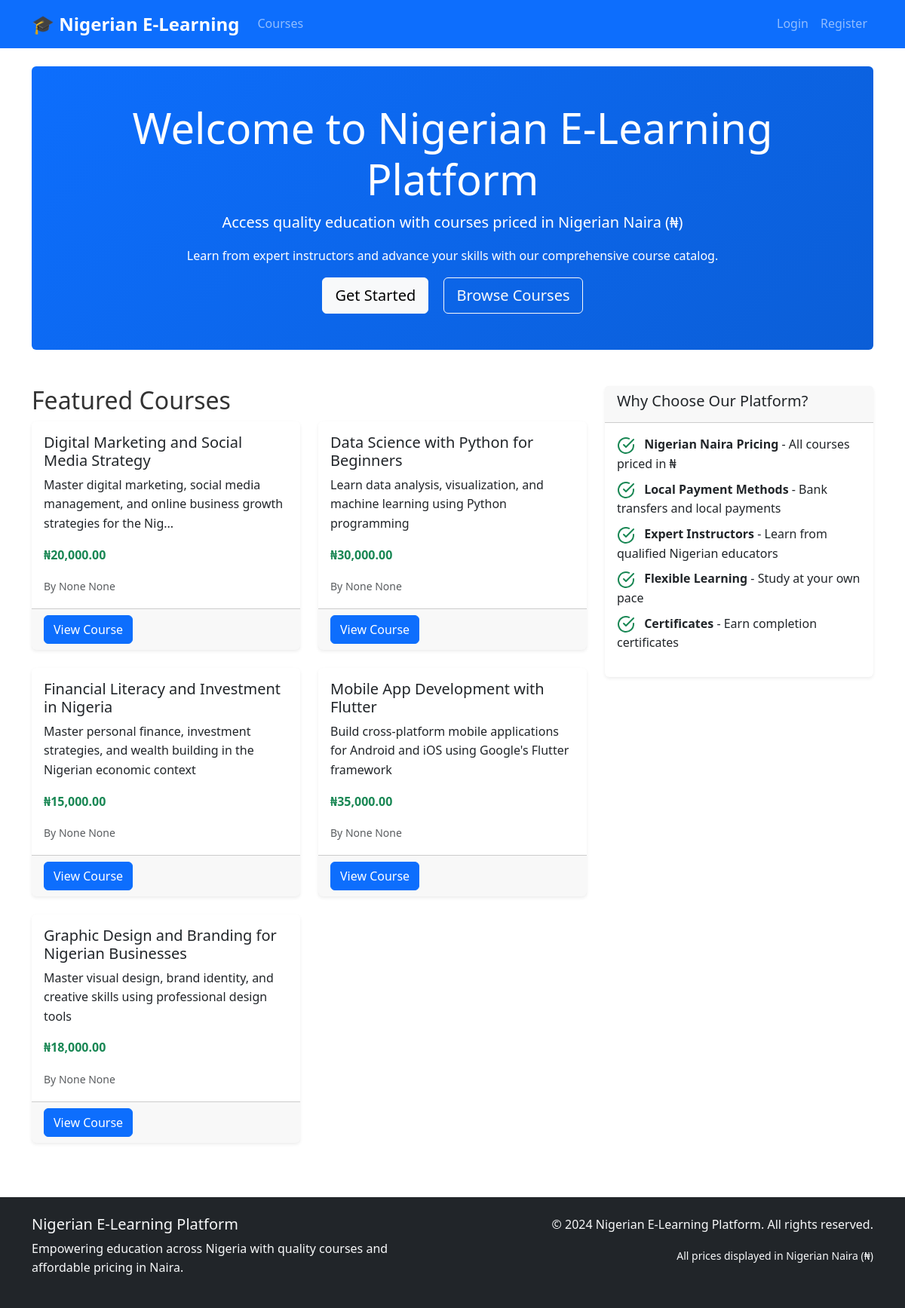
The page / on the database its author committed.
### models.py (models this page shows, shortened)
class Course(db.Model):
    id = db.Column(db.Integer, primary_key=True)
    title = db.Column(db.String(200), nullable=False)
    description = db.Column(db.Text)
    price = db.Column(db.Float, nullable=False, default=0.0)
    instructor_id = db.Column(db.Integer, db.ForeignKey('user.id'), nullable=False)
    is_active = db.Column(db.Boolean, default=True)
    created_at = db.Column(db.DateTime, default=datetime.utcnow)
    updated_at = db.Column(db.DateTime, default=datetime.utcnow, onupdate=datetime.utcnow)
    lessons = db.relationship('Lesson', backref='course', lazy='dynamic', cascade='all, delete-orphan')
    enrollments = db.relationship('Enrollment', backref='course', lazy='dynamic', cascade='all, delete-orphan')
    quizzes = db.relationship('Quiz', backref='course', lazy='dynamic', cascade='all, delete-orphan')
    assignments = db.relationship('Assignment', backref='course', lazy='dynamic', cascade='all, delete-orphan')

class User(UserMixin, db.Model):
    id = db.Column(db.Integer, primary_key=True)
    username = db.Column(db.String(80), unique=True, nullable=False)
    email = db.Column(db.String(120), unique=True, nullable=False)
    password_hash = db.Column(db.String(256), nullable=False)
    role = db.Column(db.String(20), nullable=False, default='student')  # admin, instructor, student
    first_name = db.Column(db.String(50))
    last_name = db.Column(db.String(50))
    active = db.Column(db.Boolean, default=True)
    wallet_balance = db.Column(db.Float, default=0.0)
    course_credits = db.Column(db.Integer, default=0)
    created_at = db.Column(db.DateTime, default=datetime.utcnow)
    courses_created = db.relationship('Course', backref='instructor', lazy='dynamic')
    enrollments = db.relationship('Enrollment', backref='student', lazy='dynamic')
    payments = db.relationship('Payment', backref='user', lazy='dynamic')
    wallet_transactions = db.relationship('WalletTransaction', backref='user', lazy='dynamic')
    quiz_attempts = db.relationship('QuizAttempt', backref='user', lazy='dynamic')
    assignment_submissions = db.relationship('AssignmentSubmission', backref='user', lazy='dynamic')

### routes.py (the view)
@app.route('/')
def index():
    courses = Course.query.filter_by(is_active=True).all()
    return render_template('index.html', courses=courses)

### templates/index.html (shortened to what this page needs)
{% extends "base.html" %}
{% block content %}
<div class="jumbotron bg-primary text-white rounded p-5 mb-5">
    <div class="container text-center">
        <h1 class="display-4">Welcome to Nigerian E-Learning Platform</h1>
        <p class="lead">Access quality education with courses priced in Nigerian Naira (₦)</p>
        <p>Learn from expert instructors and advance your skills with our comprehensive course catalog.</p>
        {% if not current_user.is_authenticated %}
        <a class="btn btn-light btn-lg me-3" href="{{ url_for('register') }}">Get Started</a>
        <a class="btn btn-outline-light btn-lg" href="{{ url_for('courses') }}">Browse Courses</a>
        {% else %}
        <a class="btn btn-light btn-lg" href="{{ url_for('dashboard') }}">Go to Dashboard</a>
        {% endif %}
    </div>
</div>
<div class="row">
    <div class="col-lg-8">
        <h2>Featured Courses</h2>
        {% if courses %}
        <div class="row">
            {% for course in courses[:6] %}
            <div class="col-md-6 mb-4">
                <div class="card h-100">
                    <div class="card-body">
                        <h5 class="card-title">{{ course.title }}</h5>
                        <p class="card-text">{{ course.description[:100] }}{% if course.description|length > 100 %}...{% endif %}</p>
                        <p class="card-text">
                            <strong class="text-success">{{ course.price|currency }}</strong>
                        </p>
                        <p class="card-text">
                            <small class="text-muted">By {{ course.instructor.first_name }} {{ course.instructor.last_name }}</small>
                        </p>
                    </div>
                    <div class="card-footer">
                        <a href="{{ url_for('course_detail', course_id=course.id) }}" class="btn btn-primary">View Course</a>
                    </div>
                </div>
            </div>
            {% endfor %}
        </div>
        {% else %}
        <div class="text-center py-5">
            <h4>No courses available yet</h4>
            <p class="text-muted">Check back soon for exciting new courses!</p>
        </div>
        {% endif %}
    </div>
    <div class="col-lg-4">
        <div class="card">
            <div class="card-header">
                <h5>Why Choose Our Platform?</h5>
            </div>
            <div class="card-body">
                <ul class="list-unstyled">
                    <li class="mb-2">
                        <i data-feather="check-circle" class="text-success me-2"></i>
                        <strong>Nigerian Naira Pricing</strong> - All courses priced in ₦
                    </li>
                    <li class="mb-2">
                        <i data-feather="check-circle" class="text-success me-2"></i>
                        <strong>Local Payment Methods</strong> - Bank transfers and local payments
                    </li>
                    <li class="mb-2">
                        <i data-feather="check-circle" class="text-success me-2"></i>
                        <strong>Expert Instructors</strong> - Learn from qualified Nigerian educators
                    </li>
                    <li class="mb-2">
                        <i data-feather="check-circle" class="text-success me-2"></i>
                        <strong>Flexible Learning</strong> - Study at your own pace
                    </li>
                    <li class="mb-2">
                        <i data-feather="check-circle" class="text-success me-2"></i>
                        <strong>Certificates</strong> - Earn completion certificates
                    </li>
                </ul>
            </div>
        </div>
    </div>
</div>
{% endblock %}

### templates/base.html (shortened to what this page needs)
<!DOCTYPE html>
<html lang="en">
<head>
    <link href="https://cdn.jsdelivr.net/npm/bootstrap@5.3.0/dist/css/bootstrap.min.css" rel="stylesheet">
    <link href="https://cdn.jsdelivr.net/npm/feather-icons@4.28.0/dist/feather.min.css" rel="stylesheet">
    <link href="{{ url_for('static', filename='css/style.css') }}" rel="stylesheet">
</head>
<body>
    <nav class="navbar navbar-expand-lg navbar-dark bg-primary">
        <div class="container">
            <a class="navbar-brand" href="{{ url_for('index') }}">
                <strong>🎓 Nigerian E-Learning</strong>
            </a>
            <div class="collapse navbar-collapse" id="navbarNav">
                <ul class="navbar-nav me-auto">
                    <li class="nav-item">
                        <a class="nav-link" href="{{ url_for('courses') }}">Courses</a>
                    </li>
                </ul>
                <ul class="navbar-nav">
                    {% if current_user.is_authenticated %}
                    <li class="nav-item dropdown">
                        <a class="nav-link dropdown-toggle" href="#" role="button" data-bs-toggle="dropdown">
                            {{ current_user.username }}
                            {% if current_user.wallet_balance > 0 %}
                            <span class="badge bg-success">₦{{ "%.2f"|format(current_user.wallet_balance) }}</span>
                            {% endif %}
                        </a>
                        <ul class="dropdown-menu">
                            <li><a class="dropdown-item" href="{{ url_for('wallet_history') }}">Wallet</a></li>
                            {% if current_user.role in ['admin', 'instructor'] %}
                            <li><a class="dropdown-item" href="{{ url_for('create_course') }}">Create Course</a></li>
                            <li><a class="dropdown-item" href="{{ url_for('manage_courses') }}">Manage Courses</a></li>
                            {% endif %}
                            {% if current_user.role == 'admin' %}
                            <li><hr class="dropdown-divider"></li>
                            <li><a class="dropdown-item" href="{{ url_for('manage_payments') }}">Manage Payments</a></li>
                            <li><a class="dropdown-item" href="{{ url_for('create_voucher') }}">Create Voucher</a></li>
                            <li><a class="dropdown-item" href="{{ url_for('admin_settings') }}">Settings</a></li>
                            {% endif %}
                            <li><hr class="dropdown-divider"></li>
                            <li><a class="dropdown-item" href="{{ url_for('logout') }}">Logout</a></li>
                        </ul>
                    </li>
                    {% else %}
                    <li class="nav-item">
                        <a class="nav-link" href="{{ url_for('login') }}">Login</a>
                    </li>
                    <li class="nav-item">
                        <a class="nav-link" href="{{ url_for('register') }}">Register</a>
                    </li>
                    {% endif %}
                </ul>
            </div>
        </div>
    </nav>
    <main class="container my-4">
        {% block content %}{% endblock %}
    </main>
    <footer class="bg-dark text-light py-4 mt-5">
        <div class="container">
            <div class="row">
                <div class="col-md-6">
                    <h5>Nigerian E-Learning Platform</h5>
                    <p>Empowering education across Nigeria with quality courses and affordable pricing in Naira.</p>
                </div>
                <div class="col-md-6 text-md-end">
                    <p>&copy; 2024 Nigerian E-Learning Platform. All rights reserved.</p>
                    <small>All prices displayed in Nigerian Naira (₦)</small>
                </div>
            </div>
        </div>
    </footer>
</body>
</html>

### static/css/style.css (style rules this page uses)
:root { --primary-color: #0d6efd; --success-color: #198754; --warning-color: #ffc107; --danger-color: #dc3545; --naira-color: #00b04f; --dark-color: #212529; --light-color: #f8f9fa; }
body { font-family: 'Segoe UI', Tahoma, Geneva, Verdana, sans-serif; line-height: 1.6; color: #333; }
.navbar-brand { font-weight: 700; font-size: 1.5rem; }
.navbar-nav .nav-link { font-weight: 500; transition: color 0.3s ease; }
.card { border: none; box-shadow: 0 0.125rem 0.25rem rgba(0, 0, 0, 0.075); transition: box-shadow 0.15s ease-in-out; }
.btn { border-radius: 0.375rem; font-weight: 500; transition: all 0.3s ease; }
.btn-primary { background-color: var(--primary-color); border-color: var(--primary-color); }
.jumbotron { background: linear-gradient(135deg, var(--primary-color), #0b5ed7); border-radius: 1rem; }
footer { margin-top: auto; }

### rows shown on the page
Course: title "Digital Marketing and Social Media Strategy", description "Master digital marketing, social media management, and online business growth strategies for the Nig", price "₦20,000.00", instructor.first_name "None", instructor.last_name "None"
Course: title "Data Science with Python for Beginners", description "Learn data analysis, visualization, and machine learning using Python programming", price "₦30,000.00", instructor.first_name "None", instructor.last_name "None"
Course: title "Financial Literacy and Investment in Nigeria", description "Master personal finance, investment strategies, and wealth building in the Nigerian economic context", price "₦15,000.00", instructor.first_name "None", instructor.last_name "None"
Course: title "Mobile App Development with Flutter", description "Build cross-platform mobile applications for Android and iOS using Google's Flutter framework", price "₦35,000.00", instructor.first_name "None", instructor.last_name "None"
Course: title "Graphic Design and Branding for Nigerian Businesses", description "Master visual design, brand identity, and creative skills using professional design tools", price "₦18,000.00", instructor.first_name "None", instructor.last_name "None"
